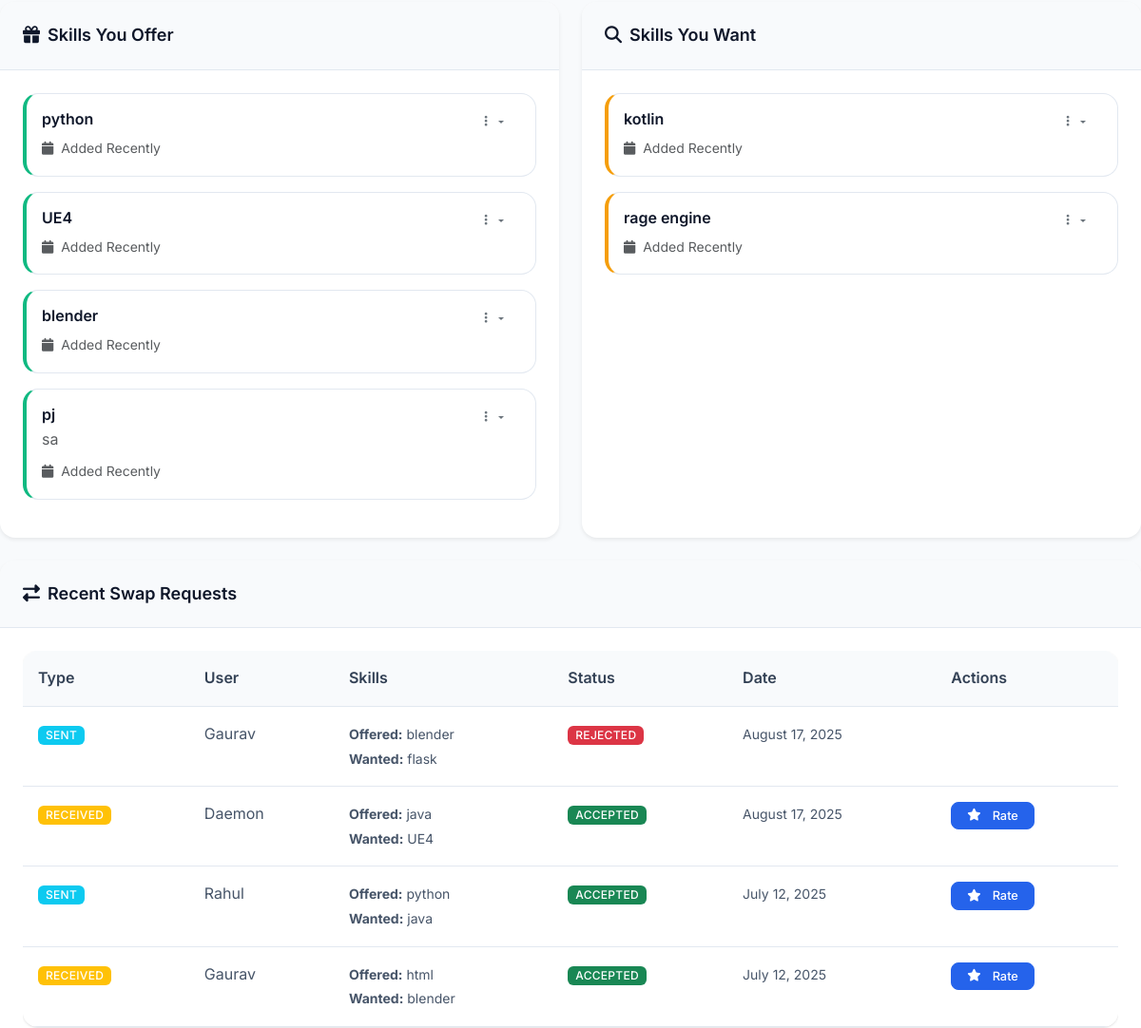
/dashboard (signed in, middle part), run on an earlier commit of the app's database.
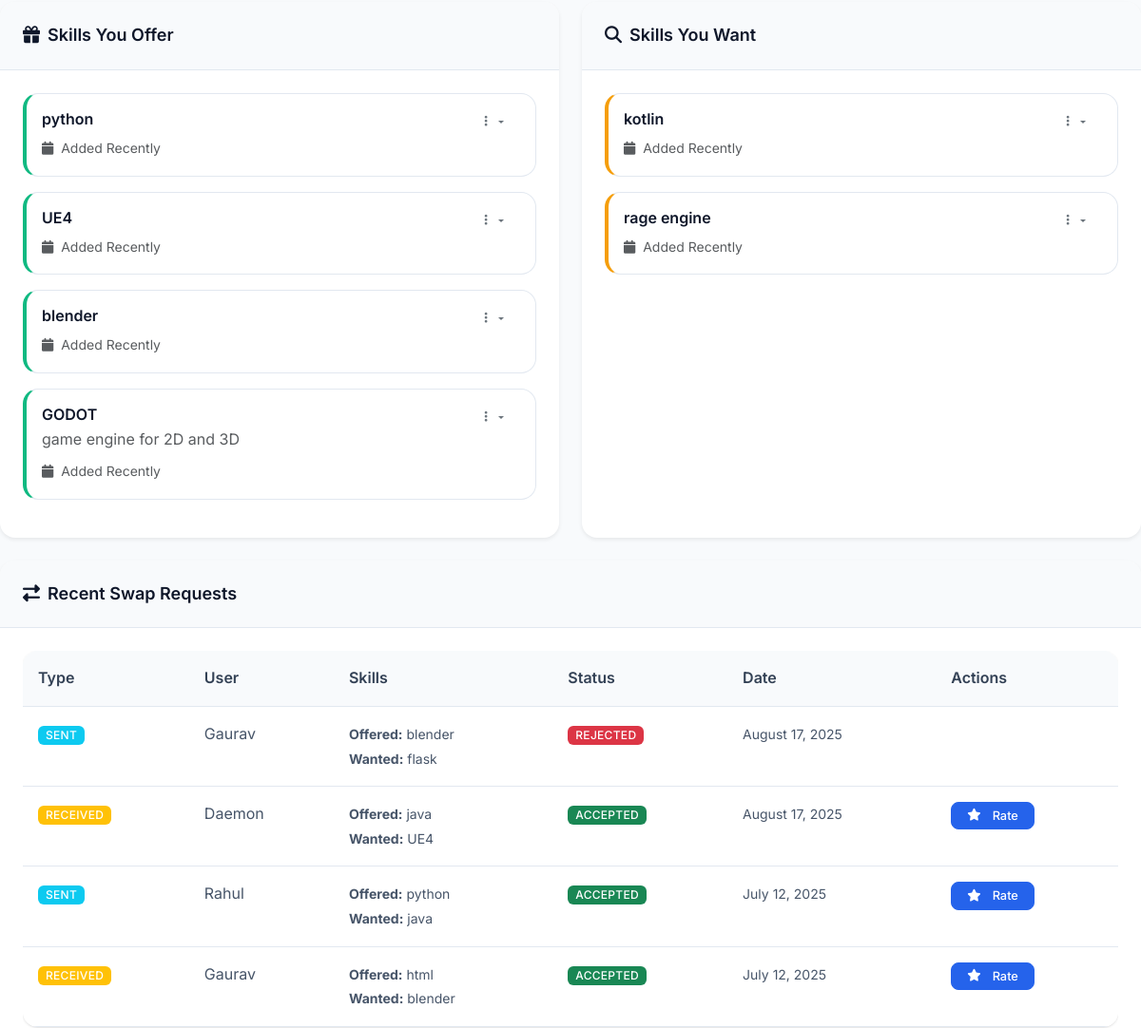
And on a later commit of the database.
### tables this page shows
CREATE TABLE skills (
            id INTEGER PRIMARY KEY AUTOINCREMENT,
            user_id INTEGER,
            skill_name TEXT NOT NULL,
            skill_type TEXT NOT NULL, -- 'offered' or 'wanted'
            description TEXT,
            is_approved INTEGER DEFAULT 1,
            created_at TIMESTAMP DEFAULT CURRENT_TIMESTAMP, is_rejected INTEGER DEFAULT 0, rejection_reason TEXT, rejected_at TIMESTAMP,
            FOREIGN KEY (user_id) REFERENCES users (id)
        );

CREATE TABLE swap_requests (
            id INTEGER PRIMARY KEY AUTOINCREMENT,
            requester_id INTEGER,
            provider_id INTEGER,
            offered_skill_id INTEGER,
            wanted_skill_id INTEGER,
            status TEXT DEFAULT 'pending', -- 'pending', 'accepted', 'rejected', 'cancelled'
            message TEXT,
            created_at TIMESTAMP DEFAULT CURRENT_TIMESTAMP,
            FOREIGN KEY (requester_id) REFERENCES users (id),
            FOREIGN KEY (provider_id) REFERENCES users (id),
            FOREIGN KEY (offered_skill_id) REFERENCES skills (id),
            FOREIGN KEY (wanted_skill_id) REFERENCES skills (id)
        );

CREATE TABLE users (
            id INTEGER PRIMARY KEY AUTOINCREMENT,
            email TEXT UNIQUE NOT NULL,
            password_hash TEXT NOT NULL,
            name TEXT NOT NULL,
            location TEXT,
            profile_photo TEXT,
            availability TEXT,
            is_public INTEGER DEFAULT 1,
            is_admin INTEGER DEFAULT 0,
            is_banned INTEGER DEFAULT 0,
            created_at TIMESTAMP DEFAULT CURRENT_TIMESTAMP
        , bio TEXT, is_under_supervision INTEGER DEFAULT 0, availability_start TEXT, availability_end TEXT);

### skill_swap_app.py (the view)
@app.route('/dashboard')
@login_required
def dashboard():
    conn = get_db()
    user = conn.execute('SELECT * FROM users WHERE id = ?', (session['user_id'],)).fetchone()
    if not user:
        session.clear()
        flash('User session invalid. Please log in again.', 'error')
        return redirect(url_for('login'))
    offered_skills = conn.execute('''
        SELECT * FROM skills WHERE user_id = ? AND skill_type = 'offered' AND is_rejected = 0
    ''', (session['user_id'],)).fetchall()
    wanted_skills = conn.execute('''
        SELECT * FROM skills WHERE user_id = ? AND skill_type = 'wanted' AND is_rejected = 0
    ''', (session['user_id'],)).fetchall()
    rejected_skills = conn.execute('''
        SELECT * FROM skills WHERE user_id = ? AND is_rejected = 1 ORDER BY rejected_at DESC
    ''', (session['user_id'],)).fetchall()
    sent_requests = conn.execute('''
        SELECT sr.*, u.name as provider_name, s1.skill_name as offered_skill_name, s2.skill_name as wanted_skill_name
        FROM swap_requests sr
        JOIN users u ON sr.provider_id = u.id
        JOIN skills s1 ON sr.offered_skill_id = s1.id
        JOIN skills s2 ON sr.wanted_skill_id = s2.id
        WHERE sr.requester_id = ?
        ORDER BY sr.created_at DESC
    ''', (session['user_id'],)).fetchall()
    received_requests = conn.execute('''
        SELECT sr.*, u.name as requester_name, s1.skill_name as offered_skill_name, s2.skill_name as wanted_skill_name
        FROM swap_requests sr
        JOIN users u ON sr.requester_id = u.id
        JOIN skills s1 ON sr.offered_skill_id = s1.id
        JOIN skills s2 ON sr.wanted_skill_id = s2.id
        WHERE sr.provider_id = ?
        ORDER BY sr.created_at DESC
    ''', (session['user_id'],)).fetchall()
    unread_notifications = conn.execute('''
        SELECT COUNT(*) as count FROM notifications
        WHERE user_id = ? AND is_read = 0
    ''', (session['user_id'],)).fetchone()['count']
    conn.close()
    user = convert_row_datetimes(user)
    offered_skills = convert_rows_datetimes(offered_skills)
    wanted_skills = convert_rows_datetimes(wanted_skills)
    sent_requests = convert_rows_datetimes(sent_requests)
    received_requests = convert_rows_datetimes(received_requests)
    all_requests = sent_requests + received_requests
    all_requests.sort(key=lambda x: x.get('created_at', datetime.min) if x else datetime.min, reverse=True)
    stats = {
        'offered_skills': len(offered_skills),
        'wanted_skills': len(wanted_skills),
        'pending_requests': len([r for r in all_requests if r and r.get('status') == 'pending']),
        'completed_swaps': len([r for r in all_requests if r and r.get('status') == 'accepted'])
    }
    offered_skills = convert_rows_datetimes(offered_skills)
    wanted_skills = convert_rows_datetimes(wanted_skills)
    rejected_skills = convert_rows_datetimes(rejected_skills)
    return render_template('dashboard.html',
                         user=user,
                         offered_skills=offered_skills,
                         wanted_skills=wanted_skills,
                         rejected_skills=rejected_skills,
                         swap_requests=all_requests,
                         stats=stats,
                         unread_notifications=unread_notifications)

### skill_swap_app.py (called while the page is built)
def parse_datetime(timestamp_str):
    if timestamp_str is None:
        return None
    try:
        if 'T' in timestamp_str:
            return datetime.fromisoformat(timestamp_str.replace('Z', '+00:00'))
        else:
            return datetime.strptime(timestamp_str, '%Y-%m-%d %H:%M:%S')
    except:
        return None

def convert_row_datetimes(row):
    if row is None:
        return None
    if hasattr(row, 'keys'):
        row_dict = dict(row)
    else:
        row_dict = row
    timestamp_fields = ['created_at', 'updated_at', 'rejected_at']
    for field in timestamp_fields:
        if field in row_dict and row_dict[field]:
            row_dict[field] = parse_datetime(row_dict[field])
    return row_dict

def convert_rows_datetimes(rows):
    if not rows:
        return []
    return [convert_row_datetimes(row) for row in rows]

def get_db():
    conn = sqlite3.connect('skill_swap.db')
    conn.row_factory = sqlite3.Row
    return conn

@app.context_processor
def inject_helpers():
    return {'get_user_by_id': get_user_by_id}

### templates/dashboard.html (shortened to what the changed rows need)
{% extends "base.html" %}
{% block content %}
<div class="row mb-4">
    <div class="col-md-6">
        <div class="card border-0 shadow-sm h-100">
            <div class="card-body">
                {% if offered_skills %}
                    {% for skill in offered_skills %}
                    <div class="skill-card offered p-3 mb-3">
                        <div class="d-flex justify-content-between align-items-start">
                            <div>
                                <h6 class="mb-1">{{ skill.skill_name }}</h6>
                                <p class="text-muted mb-2">{{ skill.description }}</p>
                                <small class="text-muted">
                                    <i class="fas fa-calendar me-1"></i>
                                    Added {{ skill.created_at.strftime('%B %d, %Y') if skill.created_at else 'Recently' }}
                                </small>
                            </div>
                            {% if not user.is_under_supervision %}
                            <div class="dropdown">
                                <button class="btn btn-sm btn-outline-secondary dropdown-toggle" data-bs-toggle="dropdown">
                                    <i class="fas fa-ellipsis-v"></i>
                                </button>
                            </div>
                            {% endif %}
                        </div>
                    </div>
                    {% endfor %}
                {% endif %}
            </div>
        </div>
    </div>
    <div class="col-md-6">
        <div class="card border-0 shadow-sm h-100">
            <div class="card-body">
                {% if wanted_skills %}
                    {% for skill in wanted_skills %}
                    <div class="skill-card wanted p-3 mb-3">
                        <div class="d-flex justify-content-between align-items-start">
                            <div>
                                <h6 class="mb-1">{{ skill.skill_name }}</h6>
                                <small class="text-muted">
                                    <i class="fas fa-calendar me-1"></i>
                                    Added {{ skill.created_at.strftime('%B %d, %Y') if skill.created_at else 'Recently' }}
                                </small>
                            </div>
                            {% if not user.is_under_supervision %}
                            <div class="dropdown">
                                <button class="btn btn-sm btn-outline-secondary dropdown-toggle" data-bs-toggle="dropdown">
                                    <i class="fas fa-ellipsis-v"></i>
                                </button>
                            </div>
                            {% endif %}
                        </div>
                    </div>
                    {% endfor %}
                {% endif %}
            </div>
        </div>
    </div>
</div>
<div class="row mb-4">
    <div class="col-12">
        <div class="card border-0 shadow-sm">
            <div class="card-body">
                {% if swap_requests %}
                    <div class="table-responsive">
                        <table class="table table-hover">
                            <thead>
                                <tr>
                                    <th>Type</th>
                                    <th>User</th>
                                    <th>Skills</th>
                                    <th>Status</th>
                                    <th>Date</th>
                                    <th>Actions</th>
                                </tr>
                            </thead>
                            <tbody>
                                {% for request in swap_requests %}
                                <tr>
                                    <td>
                                        {% if request.requester_id == session.user_id %}
                                            <span class="badge bg-info">Sent</span>
                                        {% else %}
                                            <span class="badge bg-warning">Received</span>
                                        {% endif %}
                                    </td>
                                    <td>
                                        {% if request.requester_id == session.user_id %}
                                            {{ request.provider_name }}
                                        {% else %}
                                            {{ request.requester_name }}
                                        {% endif %}
                                    </td>
                                    <td>
                                        <small>
                                            <strong>Offered:</strong> {{ request.offered_skill_name }}<br>
                                            <strong>Wanted:</strong> {{ request.wanted_skill_name }}
                                        </small>
                                    </td>
                                    <td>
                                        <span class="badge bg-{{ 'success' if request.status == 'accepted' else 'warning' if request.status == 'pending' else 'danger' }}">
                                            {{ request.status.title() }}
                                        </span>
                                    </td>
                                    <td>
                                        <small>{{ request.created_at.strftime('%B %d, %Y') }}</small>
                                    </td>
                                    <td>
                                        {% if request.status == 'pending' %}
                                            {% if request.requester_id != session.user_id %}
                                            <div class="btn-group btn-group-sm">
                                                <a href="{{ url_for('respond_swap', request_id=request.id, action='accept') }}"
                                                   class="btn btn-success btn-sm">
                                                    <i class="fas fa-check"></i>
                                                </a>
                                                <a href="{{ url_for('respond_swap', request_id=request.id, action='reject') }}"
                                                   class="btn btn-danger btn-sm">
                                                    <i class="fas fa-times"></i>
                                                </a>
                                            </div>
                                            {% else %}
                                            <a href="{{ url_for('cancel_swap', request_id=request.id) }}"
                                               class="btn btn-outline-danger btn-sm">
                                                <i class="fas fa-times me-1"></i>Cancel
                                            </a>
                                            {% endif %}
                                        {% elif request.status == 'accepted' %}
                                            <a href="{{ url_for('rate_swap', request_id=request.id) }}"
                                               class="btn btn-primary btn-sm">
                                                <i class="fas fa-star me-1"></i>Rate
                                            </a>
                                        {% endif %}
                                    </td>
                                </tr>
                                {% endfor %}
                            </tbody>
                        </table>
                    </div>
                {% endif %}
            </div>
        </div>
    </div>
</div>
{% endblock %}

What changed in the data, as far as the page shows it:
removed skills: skill_name "pj", description "sa", created_at "Recently", shown under "Skills You Offer"
added skills: skill_name "GODOT", description "game engine for 2D and 3D", created_at "Recently", shown under "Skills You Offer"
